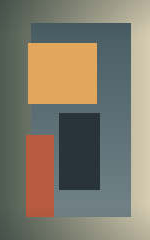
#> input picture samples/canon-le.jpg, 150 x 240 px
$ python -i metrics.py   (imports and definitions only)
#> lines starting #> are read from the running program, lines starting #| are printed output that depends on the picture
"""Evaluation metrics computed only after the truth-blind estimate is frozen."""

from __future__ import annotations

from dataclasses import dataclass

import numpy as np
from scipy import ndimage

from .trajectory import kernel_moments


@dataclass
class ReconstructionMetrics:
    psnr_db: float
    relative_error_pct: float
    rmse: float
    ringing_index_pct: float
    edge_overshoot_pct: float
    ringing_map: np.ndarray
    valid_slice: tuple[slice, slice]


@dataclass
class KernelMetrics:
    centroid_error_px: float
    peak_error_px: float
    ncc: float
    truth_centroid_yx: tuple[float, float]
    estimate_centroid_yx: tuple[float, float]
    truth_peak_yx: tuple[int, int]
    estimate_peak_yx: tuple[int, int]


# [87 lines left out: functions _valid_slice, compute_kernel_metrics, compute_reconstruction_metrics, not called in this run]


def structure_observability(image: np.ndarray) -> tuple[float, dict[str, float]]:
    """A truth-free proxy for how strongly image structure constrains blur."""
    gy, gx = np.gradient(image)
    gradient_mean = float(np.mean(np.hypot(gx, gy)))
    jxx = ndimage.gaussian_filter(gx * gx, 3.0, mode="reflect")
    jyy = ndimage.gaussian_filter(gy * gy, 3.0, mode="reflect")
    jxy = ndimage.gaussian_filter(gx * gy, 3.0, mode="reflect")
    trace = jxx + jyy
    determinant = jxx * jyy - jxy * jxy
    local_coherence = np.sqrt(
        np.maximum(trace * trace - 4.0 * determinant, 0.0)
    ) / np.maximum(trace, 1.0e-12)
    coherence = float(np.mean(local_coherence))
    normalized_gradient = float(np.clip((gradient_mean - 0.009) / 0.032, 0.0, 1.0))
    normalized_coherence = float(np.clip(coherence / 0.80, 0.0, 1.0))
    score = float(normalized_gradient * normalized_coherence)
    return score, {
        "gradient_mean": gradient_mean,
        "local_structure_coherence": coherence,
        "normalized_gradient": normalized_gradient,
        "normalized_coherence": normalized_coherence,
    }

>>> import cv2
>>> picture = cv2.imread('../samples/canon-le.jpg', cv2.IMREAD_GRAYSCALE)
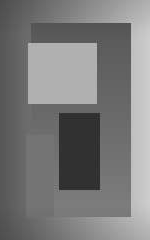
#> picture: shape (240, 150); min 37, max 206, mean 122.6
>>> result = structure_observability(picture)
#> in structure_observability, `gy, gx = np.gradient(image)`:
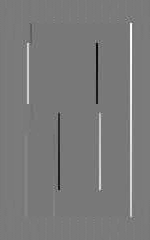
#> gx: shape (240, 150) float64; min -46.5, max 51.5, mean 0.8; drawn with min black and max white
#> in structure_observability, `gradient_mean = float(np.mean(np.hypot(gx, gy)))`: gradient_mean = 2.31
#> in structure_observability, `jxx = ndimage.gaussian_filter(gx * gx, 3.0, mode="reflect")`:
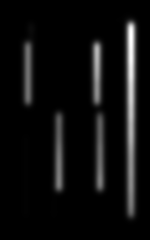
#> jxx: shape (240, 150) float64; min 0, max 634, mean 37.2; drawn with min black and max white
#> in structure_observability, `jxy = ndimage.gaussian_filter(gx * gy, 3.0, mode="reflect")`:
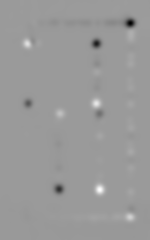
#> jxy: shape (240, 150) float64; min -45.34, max 29.72, mean -0.1; drawn with min black and max white
#> in structure_observability, `trace = jxx + jyy`:
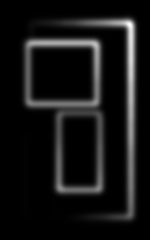
#> trace: shape (240, 150) float64; min 0, max 728, mean 60.4; drawn with min black and max white
#> in structure_observability, `determinant = jxx * jyy - jxy * jxy`:
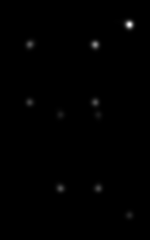
#> determinant: shape (240, 150) float64; min 0, max 130821.1, mean 521; drawn with min black and max white
#> in structure_observability, `local_coherence = np.sqrt( np.maximum(trace * trace - 4.0 * determinan..`:
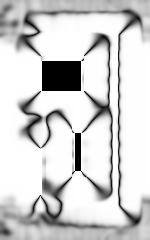
#> local_coherence: shape (240, 150) float64; min 0, max 1, mean 0.819
#> in structure_observability, `coherence = float(np.mean(local_coherence))`: coherence = 0.819
#> in structure_observability, `normalized_gradient = float(np.clip((gradient_mean - 0.009) / 0.032, 0..`: normalized_gradient = 1

$ run again, on samples/illegal-offset.jpg
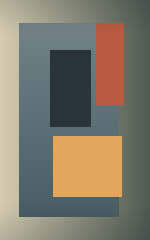
#> input picture samples/illegal-offset.jpg, 150 x 240 px
#> in structure_observability, `gy, gx = np.gradient(image)`:
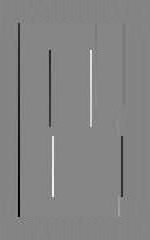
#> gx: shape (240, 150) float64; min -51.5, max 46.5, mean -0.8; drawn with min black and max white
#> gradient_mean = 2.31
#> in structure_observability, `local_coherence = np.sqrt( np.maximum(trace * trace - 4.0 * determinan..`:
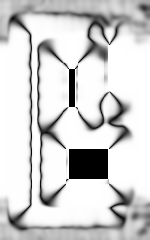
#> local_coherence: shape (240, 150) float64; min 0, max 1, mean 0.819
#> coherence = 0.819
#> normalized_gradient = 1
